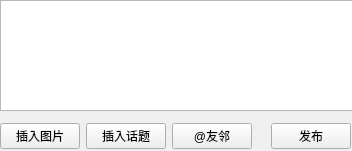
<?xml version="1.0" encoding="UTF-8"?>
<ui version="4.0">
 <class>Form</class>
 <widget class="QWidget" name="Form">
  <property name="geometry">
   <rect>
    <x>0</x>
    <y>0</y>
    <width>352</width>
    <height>151</height>
   </rect>
  </property>
  <property name="maximumSize">
   <size>
    <width>420</width>
    <height>261</height>
   </size>
  </property>
  <property name="mouseTracking">
   <bool>false</bool>
  </property>
  <property name="focusPolicy">
   <enum>Qt::NoFocus</enum>
  </property>
  <property name="windowTitle">
   <string>爱尚饭</string>
  </property>
  <widget class="QPlainTextEdit" name="plainTextEdit">
   <property name="geometry">
    <rect>
     <x>0</x>
     <y>0</y>
     <width>361</width>
     <height>111</height>
    </rect>
   </property>
   <property name="plainText">
    <string/>
   </property>
  </widget>
  <widget class="QWidget" name="layoutWidget">
   <property name="geometry">
    <rect>
     <x>0</x>
     <y>120</y>
     <width>351</width>
     <height>33</height>
    </rect>
   </property>
   <layout class="QHBoxLayout" name="horizontalLayout">
    <item>
     <widget class="QPushButton" name="btnGetImg">
      <property name="text">
       <string>插入图片</string>
      </property>
     </widget>
    </item>
    <item>
     <widget class="QPushButton" name="btnInsertTpk">
      <property name="text">
       <string>插入话题</string>
      </property>
     </widget>
    </item>
    <item>
     <widget class="QPushButton" name="btnAtFriend">
      <property name="text">
       <string>@友邻</string>
      </property>
     </widget>
    </item>
    <item>
     <spacer name="horizontalSpacer">
      <property name="orientation">
       <enum>Qt::Horizontal</enum>
      </property>
      <property name="sizeHint" stdset="0">
       <size>
        <width>40</width>
        <height>20</height>
       </size>
      </property>
     </spacer>
    </item>
    <item>
     <widget class="QPushButton" name="btnUpdate">
      <property name="text">
       <string>发布</string>
      </property>
     </widget>
    </item>
   </layout>
  </widget>
 </widget>
 <resources/>
 <connections/>
</ui>
